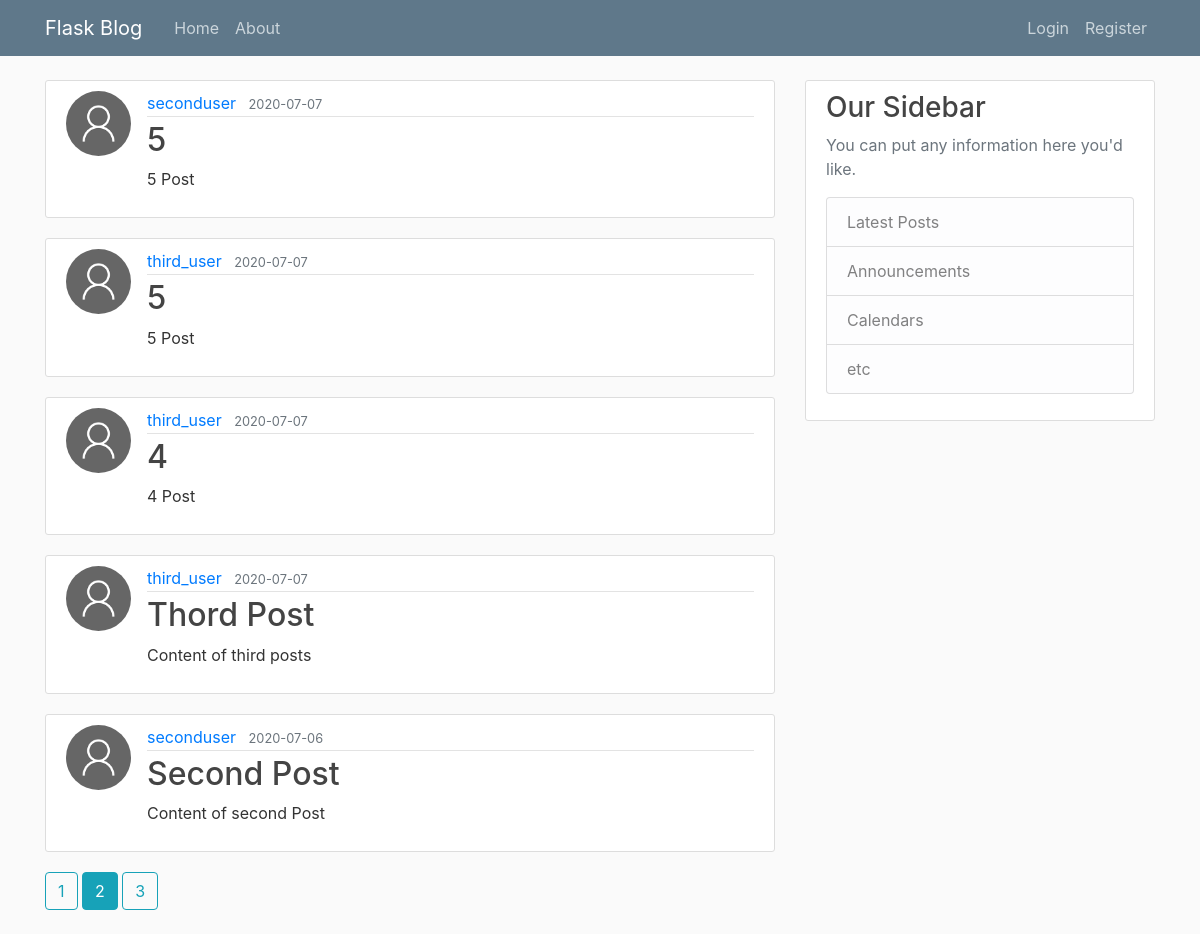
The page /home?page=2 on the database its author committed.
### blog/model.py (models this page shows, shortened)
class Post(db.Model):
    id = db.Column(db.Integer, primary_key=True)
    title = db.Column(db.String(100), nullable=False)
    date_posted = db.Column(db.DateTime, nullable=False, default=datetime.utcnow)
    content = db.Column(db.Text, nullable=False)
    user_id = db.Column(db.Integer, db.ForeignKey('user.id'), nullable=False)

class User(db.Model,UserMixin):
    id = db.Column(db.Integer, primary_key=True)
    username = db.Column(db.String(20), unique=True, nullable=False)
    email = db.Column(db.String(120), unique=True, nullable=False)
    image_file = db.Column(db.String(20), nullable=False, default='default.jpg')
    password = db.Column(db.String(60), nullable=False)
    posts = db.relationship('Post', backref='author', lazy=True)

### blog/main/routes.py (the view)
@main.route("/")
@main.route("/home")
def index():
    page= request.args.get('page',1, type=int )
    post= Post.query.order_by(Post.date_posted.desc()).paginate(page=page,per_page=5)
    return render_template("home.html", post=post)

### blog/templates/home.html
{%extends "layout.html"%}
{%block content%}
         {%for posts in post.items%}
         <article class="media content-section">
          <img class="rounded-circle article-img"  src= "{{url_for ('static', filename='profile_pics/'+ posts.author.image_file )}}">
            <div class="media-body">
              <div class="article-metadata">
                <a class="mr-2" href="{{url_for('users.user_post', username=posts.author.username)}}">{{ posts.author.username }}</a>
                <small class="text-muted">{{ posts.date_posted.strftime('%Y-%m-%d') }}</small>
              </div>
              <h2><a class="article-title" href= "{{url_for('posts.post',post_id=posts.id)}}">{{ posts.title }}</a></h2>
              <p class="article-content">{{ posts.content }}</p>
            </div>
          </article>
         {%endfor%}
         {%for page_num in post.iter_pages(left_edge=1, right_edge=1 , left_current=1 , right_current =2) %}
            {%if page_num%}
              {% if post.page == page_num %}
                  <a class="btn btn-info mb-4" href= "{{url_for('main.index', page=page_num)}}">{{page_num}}</a>
                {%else%}
                  <a class="btn btn-outline-info mb-4" href= "{{url_for('main.index', page=page_num)}}">{{page_num}}</a>
              {%endif%}
            {%else%}
            .....
            {%endif%}
         {%endfor%}
{%endblock%}

### blog/static/main.css (style rules this page uses)
body { background: #fafafa; color: #333333; margin-top: 5rem; }
h1, h2, h3, h4, h5, h6 { color: #444444; }
.content-section { background: #ffffff; padding: 10px 20px; border: 1px solid #dddddd; border-radius: 3px; margin-bottom: 20px; }
.article-title { color: #444444; }
.article-content { white-space: pre-line; }
.article-img { height: 65px; width: 65px; margin-right: 16px; }
.article-metadata { padding-bottom: 1px; margin-bottom: 4px; border-bottom: 1px solid #e3e3e3 }

### rows shown on the page
Post: image_file (placeholder picture), author.username "seconduser", date_posted "2020-07-07", title "5", content "5 Post"
Post: image_file (placeholder picture), author.username "third_user", date_posted "2020-07-07", title "5", content "5 Post"
Post: image_file (placeholder picture), author.username "third_user", date_posted "2020-07-07", title "4", content "4 Post"
Post: image_file (placeholder picture), author.username "third_user", date_posted "2020-07-07", title "Thord Post", content "Content of third posts"
Post: image_file (placeholder picture), author.username "seconduser", date_posted "2020-07-06", title "Second Post", content "Content of second Post"

### other values the page prints
{{ page_num }} "1" "3"
{{ page_num }} "2"
